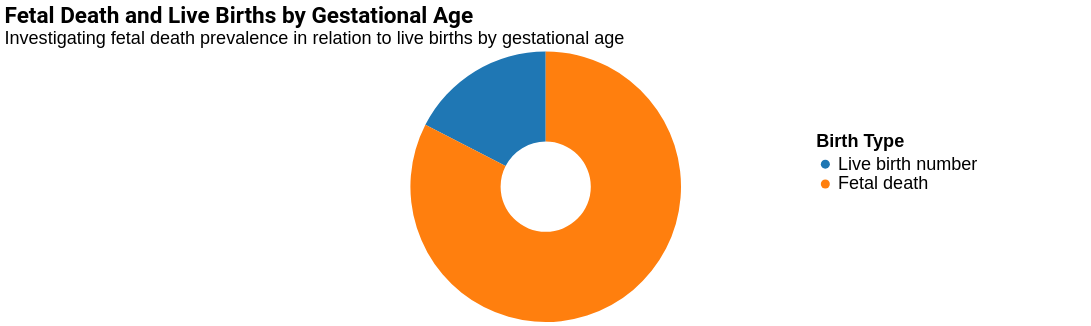

Specify this chart in Vega-Lite:
### Vega-Lite specification from a JSON file in a GitHub repository (floating-point values rounded to 4 significant figures)
{"$schema": "https://vega.github.io/schema/vega-lite/v5.json", "description": "A donut chart for visualizing births by gestational age with a filter to select each week.", "width": 1200, "height": 300, "background": null, "title": {"text": "Fetal Death and Live Births by Gestational Age", "subtitle": "Investigating fetal death prevalence in relation to live births by gestational age", "fontSize": 25, "subtitleFontSize": 20, "font": "Roboto", "anchor": "start", "color": "black"}, "data": {"values": [{"Gestational_age": 20, "Live_births_Number": 71, "Fetal_deaths_Number": 336}, {"Gestational_age": 21, "Live_births_Number": 91, "Fetal_deaths_Number": 341}, {"Gestational_age": 22, "Live_births_Number": 128, "Fetal_deaths_Number": 269}, {"Gestational_age": 23, "Live_births_Number": 136, "Fetal_deaths_Number": 192}, {"Gestational_age": 24, "Live_births_Number": 169, "Fetal_deaths_Number": 110}, {"Gestational_age": 25, "Live_births_Number": 192, "Fetal_deaths_Number": 112}, {"Gestational_age": 26, "Live_births_Number": 227, "Fetal_deaths_Number": 79}, {"Gestational_age": 27, "Live_births_Number": 267, "Fetal_deaths_Number": 78}, {"Gestational_age": 28, "Live_births_Number": 378, "Fetal_deaths_Number": 56}, {"Gestational_age": 29, "Live_births_Number": 406, "Fetal_deaths_Number": 35}, {"Gestational_age": 30, "Live_births_Number": 531, "Fetal_deaths_Number": 38}, {"Gestational_age": 31, "Live_births_Number": 747, "Fetal_deaths_Number": 36}, {"Gestational_age": 32, "Live_births_Number": 1108, "Fetal_deaths_Number": 50}, {"Gestational_age": 33, "Live_births_Number": 1551, "Fetal_deaths_Number": 47}, {"Gestational_age": 34, "Live_births_Number": 2880, "Fetal_deaths_Number": 63}, {"Gestational_age": 35, "Live_births_Number": 4742, "Fetal_deaths_Number": 48}, {"Gestational_age": 36, "Live_births_Number": 10197, "Fetal_deaths_Number": 83}, {"Gestational_age": 37, "Live_births_Number": 28091, "Fetal_deaths_Number": 84}, {"Gestational_age": 38, "Live_births_Number": 73523, "Fetal_deaths_Number": 98}, {"Gestational_age": 39, "Live_births_Number": 98495, "Fetal_deaths_Number": 44}, {"Gestational_age": 40, "Live_births_Number": 61854, "Fetal_deaths_Number": 44}, {"Gestational_age": 41, "Live_births_Number": 26056, "Fetal_deaths_Number": 14}]}, "transform": [{"filter": {"param": "gestational_age_selector"}}, {"calculate": "'Live birth number'", "as": "Live_births"}, {"calculate": "'Fetal death'", "as": "Fetal_deaths"}, {"fold": ["Live_births_Number", "Fetal_deaths_Number"], "as": ["Birth_Type", "Number"]}, {"calculate": "datum.Birth_Type == 'Live_births_Number' ? 'Live birth number' : 'Fetal death'", "as": "Birth_Type"}], "params": [{"name": "gestational_age_selector", "select": {"type": "point", "fields": ["Gestational_age"], "toggle": false, "clear": "none"}, "bind": {"input": "range", "min": 20, "max": 41, "step": 1, "name": "Select Gestational Age: "}, "value": 20}], "mark": {"type": "arc", "innerRadius": 50}, "encoding": {"theta": {"field": "Number", "type": "quantitative"}, "color": {"field": "Birth_Type", "type": "nominal", "scale": {"domain": ["Live birth number", "Fetal death"], "range": ["#1f77b4", "#ff7f0e"]}, "legend": {"title": "Birth Type", "orient": "none", "legendX": 900, "legendY": 90, "labelFontSize": 20, "titleFontSize": 20}}, "tooltip": [{"field": "Birth_Type", "type": "nominal", "title": "Type"}, {"field": "Number", "type": "quantitative", "title": "Number"}]}}
